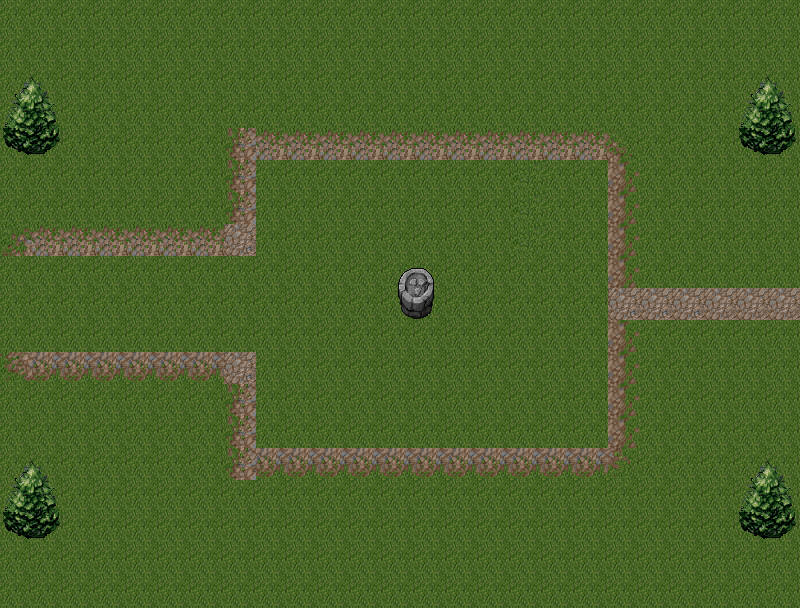

This game map was drawn from its Tiled (.tmx) file and the tilesets committed beside it. A one-line description and the trimmed map source follow:
An orthogonal 25x19 tile map with 32x32 px tiles, 2 tile layers (Tile Layer 1, Tile Layer 2).

<map version="1.0" orientation="orthogonal" renderorder="right-down" width="25" height="19" tilewidth="32" tileheight="32">
 <tileset firstgid="1" name="tiles" tilewidth="32" tileheight="32">
  <image source="tileset.png" width="512" height="512" />
 </tileset>
 <layer name="Tile Layer 1" width="25" height="19">
  <data>[475 cells, 475 non-empty, 12 distinct tile ids]</data>
 </layer>
 <layer name="Tile Layer 2" width="25" height="19">
  <data>[475 cells, 28 non-empty, 10 distinct tile ids]</data>
 </layer>
</map>
